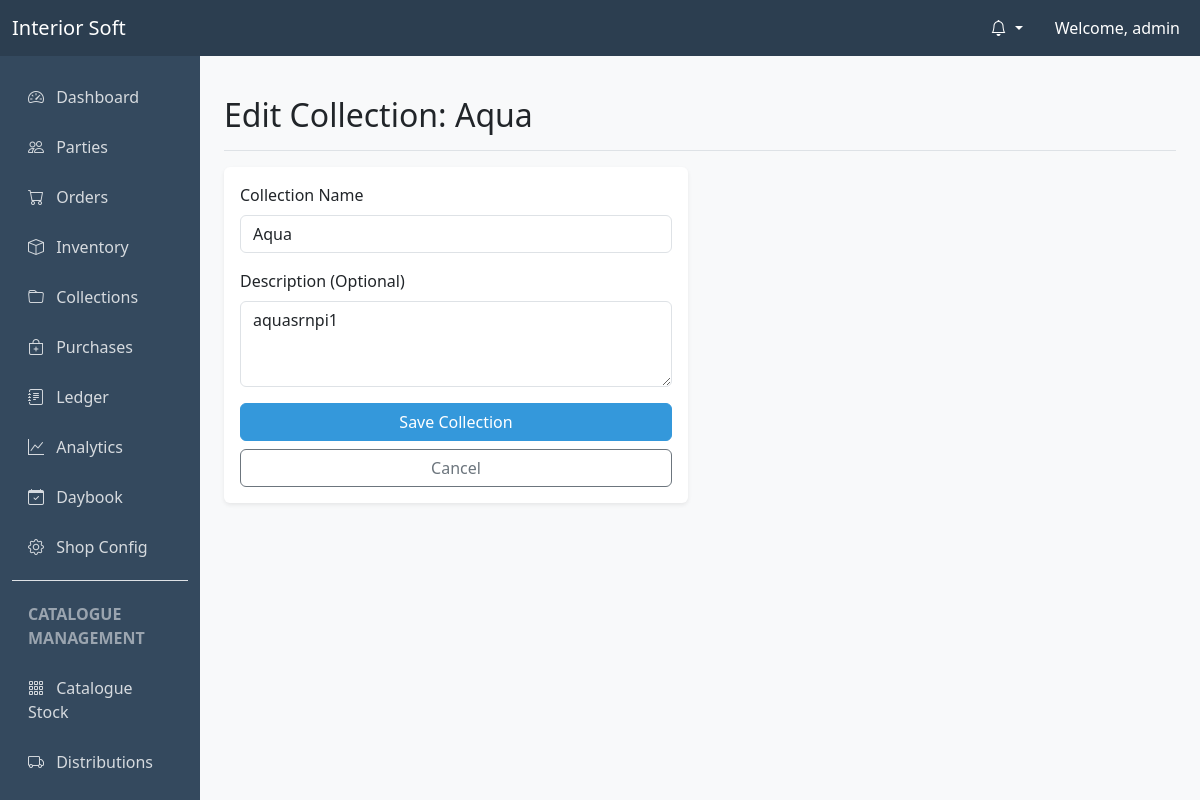
Page /inventory/collections/1/edit/ (signed in) on the committed database.
### users/models.py (models this page shows, shortened)
class User(AbstractUser):
    SUPERADMIN = 'superadmin'
    ADMIN = 'admin'
    ACCOUNTANT = 'accountant'
    WAREHOUSE_MANAGER = 'warehouse_manager'
    DELIVERY_PERSON = 'delivery_person'
    MARKETING_PERSON = 'marketing_person'
    ROLE_CHOICES = (
        (SUPERADMIN, 'SuperAdmin'),
        (ADMIN, 'Admin'),
        (ACCOUNTANT, 'Accountant'),
        (WAREHOUSE_MANAGER, 'Warehouse Manager'),
        (DELIVERY_PERSON, 'Delivery Person'),
        (MARKETING_PERSON, 'Marketing Person'),
    )
    role = models.CharField(max_length=20, choices=ROLE_CHOICES, default=ADMIN)
    phone_number = models.CharField(max_length=15, blank=True, null=True)
    def is_superadmin(self):
        return self.role == self.SUPERADMIN
    def is_admin(self):
        return self.role == self.ADMIN or self.role == self.SUPERADMIN
    def is_warehouse_manager(self):
        return self.role == self.WAREHOUSE_MANAGER
    def is_delivery_person(self):
        return self.role == self.DELIVERY_PERSON

### inventory/models.py (models this page shows, shortened)
class Collection(models.Model):
    name = models.CharField(max_length=100, unique=True)
    description = models.TextField(blank=True, null=True)
    created_at = models.DateTimeField(auto_now_add=True)

### inventory/views.py (the view)
# urls.py: path('collections/<int:pk>/edit/', views.CollectionUpdateView.as_view(), name='collection_update'),
class CollectionUpdateView(LoginRequiredMixin, AdminAccountantMixin, UpdateView):
    model = Collection
    fields = ['name', 'description']
    template_name = 'inventory/collection_form.html'
    success_url = reverse_lazy('collection_list')

### core/context_processors.py (called while the page is built)
def notifications(request):
    if request.user.is_authenticated:
        unread_notifications = request.user.notifications.filter(is_seen=False)
        return {
            'unread_notifications': unread_notifications,
            'unread_notifications_count': unread_notifications.count()
        }
    return {}

### inventory/views.py (called while the page is built)
    def test_func(self):
        return self.request.user.is_admin() or self.request.user.is_accountant()

### shop_config/context_processors.py (called while the page is built)
def shop_info(request):
    config, created = ShopConfiguration.objects.get_or_create(pk=1, defaults={'shop_name': 'Interior Soft'})
    return {
        'shop_config': config
    }

### templates/inventory/collection_form.html (shortened to what this page needs)
{% extends "base.html" %}
{% block content %}
<div class="d-flex justify-content-between flex-wrap flex-md-nowrap align-items-center pt-3 pb-2 mb-3 border-bottom">
    <h1 class="h2">{% if object %}Edit Collection: {{ object.name }}{% else %}Add New Collection{% endif %}</h1>
</div>
<div class="row">
    <div class="col-md-6">
        <div class="card shadow-sm">
            <div class="card-body">
                <form method="post">
                    <div class="mb-3">
                        <label for="id_name" class="form-label">Collection Name</label>
                        <input type="text" name="name" id="id_name" class="form-control" value="{{ object.name|default:'' }}" required>
                    </div>
                    <div class="mb-3">
                        <label for="id_description" class="form-label">Description (Optional)</label>
                        <textarea name="description" id="id_description" class="form-control" rows="3">{{ object.description|default:'' }}</textarea>
                    </div>
                    <div class="d-grid gap-2">
                        <button type="submit" class="btn btn-primary">Save Collection</button>
                        <a href="{% url 'collection_list' %}" class="btn btn-outline-secondary">Cancel</a>
                    </div>
                </form>
            </div>
        </div>
    </div>
</div>
{% endblock %}

### templates/base.html (shortened to what this page needs)
<!DOCTYPE html>
<html lang="en">
<head>
    <link href="https://cdn.jsdelivr.net/npm/bootstrap@5.3.0/dist/css/bootstrap.min.css" rel="stylesheet">
    <link rel="stylesheet" href="https://cdn.jsdelivr.net/npm/bootstrap-icons@1.10.0/font/bootstrap-icons.css">
    <link href="https://cdn.jsdelivr.net/npm/select2@4.1.0-rc.0/dist/css/select2.min.css" rel="stylesheet" />
    <link href="https://cdn.jsdelivr.net/npm/select2-bootstrap-5-theme@1.3.0/dist/select2-bootstrap-5-theme.min.css" rel="stylesheet" />
</head>
<body>
    <nav class="navbar navbar-expand-lg navbar-dark sticky-top">
        <div class="container-fluid">
            <a class="navbar-brand" href="{% url 'dashboard' %}">Interior Soft</a>
            <div class="collapse navbar-collapse" id="navbarNav">
                <ul class="navbar-nav ms-auto">
                    {% if user.is_authenticated %}
                        <li class="nav-item dropdown me-3">
                            <a class="nav-link dropdown-toggle text-white" href="#" id="notifDropdown" role="button" data-bs-toggle="dropdown" aria-expanded="false">
                                <i class="bi bi-bell"></i>
                            </a>
                        </li>
                        <li class="nav-item d-none d-lg-block">
                            <span class="nav-link text-white">Welcome, {{ user.username }}</span>
                        </li>
                    {% else %}
                        <li class="nav-item">
                            <a class="nav-link" href="{% url 'login' %}">Login</a>
                        </li>
                    {% endif %}
                </ul>
            </div>
        </div>
    </nav>
    <div class="container-fluid">
        <div class="row">
            {% if user.is_authenticated and request.resolver_match.url_name != 'login' %}
            <nav id="sidebarMenu" class="col-md-3 col-lg-2 d-md-block sidebar collapse">
                <div class="sidebar-nav-container">
                    <ul class="nav flex-column">
                        {% if user.is_admin or user.is_accountant or user.is_marketing_person %}
                        <li class="nav-item">
                            <a class="nav-link" href="{% url 'dashboard' %}">
                                <i class="bi bi-speedometer2 me-2"></i> Dashboard
                            </a>
                        </li>
                        <li class="nav-item">
                            <a class="nav-link" href="{% url 'party_list' %}">
                                <i class="bi bi-people me-2"></i> Parties
                            </a>
                        </li>
                        {% endif %}
                        {% if user.is_admin or user.is_accountant %}
                        <li class="nav-item">
                            <a class="nav-link" href="{% url 'order_list' %}">
                                <i class="bi bi-cart me-2"></i> Orders
                            </a>
                        </li>
                        <li class="nav-item">
                            <a class="nav-link" href="{% url 'stock_list' %}">
                                <i class="bi bi-box me-2"></i> Inventory
                            </a>
                        </li>
                        <li class="nav-item">
                            <a class="nav-link" href="{% url 'collection_list' %}">
                                <i class="bi bi-folder me-2"></i> Collections
                            </a>
                        </li>
                        <li class="nav-item">
                            <a class="nav-link" href="{% url 'purchase_list' %}">
                                <i class="bi bi-bag-plus me-2"></i> Purchases
                            </a>
                        </li>
                        <li class="nav-item">
                            <a class="nav-link" href="{% url 'ledger_list' %}">
                                <i class="bi bi-journal-text me-2"></i> Ledger
                            </a>
                        </li>
                        <li class="nav-item">
                            <a class="nav-link" href="{% url 'analytics' %}">
                                <i class="bi bi-graph-up me-2"></i> Analytics
                            </a>
                        </li>
                        <li class="nav-item">
                            <a class="nav-link" href="{% url 'daybook' %}">
                                <i class="bi bi-calendar-check me-2"></i> Daybook
                            </a>
                        </li>
                        {% if user.is_admin %}
                        <li class="nav-item">
                            <a class="nav-link" href="{% url 'shop_config' %}">
                                <i class="bi bi-gear me-2"></i> Shop Config
                            </a>
                        </li>
                        {% endif %}
                        {% endif %}
                        {% if user.is_admin or user.is_accountant or user.is_marketing_person %}
                        <li class="nav-item border-top mt-2 pt-2">
                            <span class="nav-link disabled small text-uppercase fw-bold text-white-50">Catalogue Management</span>
                        </li>
                        <li class="nav-item">
                            <a class="nav-link {% if 'catalogues/inventory' in request.path %}active{% endif %}" href="{% url 'catalogue_inventory_list' %}">
                                <i class="bi bi-grid-3x3-gap me-2"></i> Catalogue Stock
                            </a>
                        </li>
                        <li class="nav-item">
                            <a class="nav-link {% if 'catalogues/distributions' in request.path %}active{% endif %}" href="{% url 'catalogue_distribution_list' %}">
                                <i class="bi bi-truck me-2"></i> Distributions
                            </a>
                        </li>
                        <li class="nav-item">
                            <a class="nav-link {% if 'catalogues/visits' in request.path %}active{% endif %}" href="{% url 'catalogue_visit_list' %}">
                            </a>
                        </li>
                        {% endif %}
                    </ul>
                </div>
            </nav>
            <main class="col-md-9 ms-sm-auto col-lg-10 px-md-4 py-4">
            {% else %}
            <main class="col-12 py-4">
            {% endif %}
                {% block content %}{% endblock %}
            </main>
        </div>
    </div>
</body>
</html>

### templates/base.html (style rules this page uses)
:root { --primary-color: #2c3e50; --secondary-color: #34495e; --accent-color: #3498db; }
body { font-family: 'Segoe UI', Tahoma, Geneva, Verdana, sans-serif; background-color: #f8f9fa; }
.navbar { background-color: var(--primary-color); }
.sidebar { height: calc(100vh - 56px); position: fixed; top: 56px; left: 0; z-index: 1000; background-color: var(--secondary-color); color: white; display: flex; flex-direction: column; padding-bottom: 0; overflow: hidden; }
.sidebar-nav-container { flex-grow: 1; overflow-y: auto; padding-top: 1rem; }
@media (min-width: 768px) { .sidebar { width: 16.666667%; } }
main { margin-left: 16.666667%; width: 83.333333%; padding-bottom: 60px; }
.sidebar .nav-link { color: rgba(255,255,255,0.8); margin: 5px 0; }
.card { border: none; box-shadow: 0 0.125rem 0.25rem rgba(0,0,0,0.075); }
.btn-primary { background-color: var(--accent-color); border-color: var(--accent-color); }
.nav-link { position: relative; }

### rows in the picture
User: username "admin"
Collection: name "Aqua", description "aquasrnpi1"
